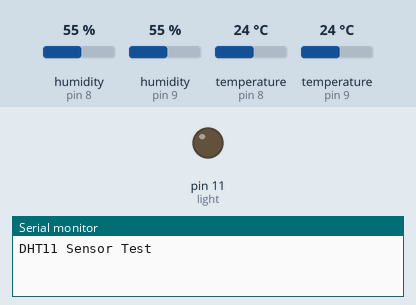
This sketch was run on a simulated Arduino Uno, built with avr-gcc and run on an emulated ATmega328P. On the bench: output pins drawn as LEDs (lit = HIGH), the last lines printed to the serial monitor. Inputs (shaded band) come from the test bench; at power-on: humidity (sensors on pin 8, pin 9) 55 %, temperature (sensors on pin 8, pin 9) 24 °C.

Above: at 0.1 s.
At 1.1 s:
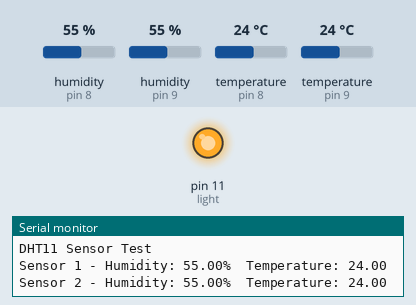
Timing chart, 0 to 2.6 s (numbered marks = the images above):
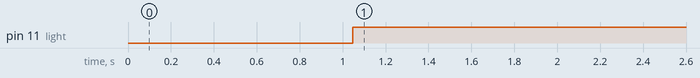

The sketch:

stepper_oneRevolution.ino
```cpp
#include <DHT.h>

// Define the type of DHT sensors (DHT11 in this case)
#define DHTPIN1 8    // Pin for the first DHT sensor
#define DHTPIN2 9    // Pin for the second DHT sensor
#define DHTTYPE DHT11 // Change this to DHT22 or DHT21 if you're using a different sensor
const int light = 11;

// Initialize the DHT sensors
DHT dht1(DHTPIN1, DHTTYPE);
DHT dht2(DHTPIN2, DHTTYPE);

void setup() {
  pinMode(light, OUTPUT);

  Serial.begin(9600);
  Serial.println("DHT11 Sensor Test");

  dht1.begin();
  dht2.begin();
}

void loop() {
  // Wait a few seconds between measurements
  delay(1000);

  // Read data from the first DHT sensor
  float humidity1 = dht1.readHumidity();
  float temperature1 = dht1.readTemperature();

  // Read data from the second DHT sensor
  float humidity2 = dht2.readHumidity();
  float temperature2 = dht2.readTemperature();

  // Check if any reads failed and exit early (to try again).
  if (isnan(humidity1) || isnan(temperature1) || isnan(humidity2) || isnan(temperature2)) {
    Serial.println("Failed to read from DHT sensors!");
    return;
  }

  // Control the light based on temperature
  if (temperature1 > 30 || temperature2 > 30) {
    digitalWrite(light, LOW);
  } else {
    digitalWrite(light, HIGH);
  }

  // Display the readings on the Serial Monitor
  Serial.print("Sensor 1 - Humidity: ");
  Serial.print(humidity1);
  Serial.print("%  Temperature: ");
  Serial.println(temperature1);

  Serial.print("Sensor 2 - Humidity: ");
  Serial.print(humidity2);
  Serial.print("%  Temperature: ");
  Serial.println(temperature2);
}
```

Measured:
- by itself, pin 11 (light): LOW → HIGH at 1.0 s
